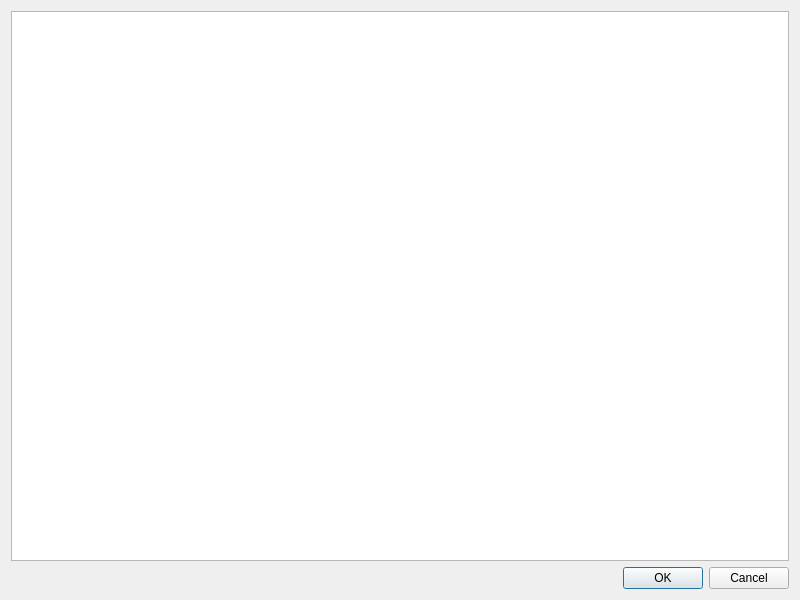
<?xml version="1.0" encoding="UTF-8"?>
<ui version="4.0">
 <class>PickerWidget</class>
 <widget class="QWidget" name="PickerWidget">
  <property name="geometry">
   <rect>
    <x>0</x>
    <y>0</y>
    <width>800</width>
    <height>600</height>
   </rect>
  </property>
  <property name="windowTitle">
   <string>Mossball</string>
  </property>
  <layout class="QVBoxLayout" name="verticalLayout">
   <item>
    <widget class="QTreeWidget" name="treeWidget">
     <property name="uniformRowHeights">
      <bool>true</bool>
     </property>
     <property name="headerHidden">
      <bool>true</bool>
     </property>
     <property name="columnCount">
      <number>2</number>
     </property>
     <property name="topLevelItemCount" stdset="0">
      <number>0</number>
     </property>
     <attribute name="headerVisible">
      <bool>false</bool>
     </attribute>
     <column>
      <property name="text">
       <string notr="true">1</string>
      </property>
     </column>
     <column>
      <property name="text">
       <string notr="true">2</string>
      </property>
     </column>
    </widget>
   </item>
   <item>
    <widget class="QDialogButtonBox" name="buttonBox">
     <property name="orientation">
      <enum>Qt::Orientation::Horizontal</enum>
     </property>
     <property name="standardButtons">
      <set>QDialogButtonBox::StandardButton::Cancel|QDialogButtonBox::StandardButton::Ok</set>
     </property>
     <property name="centerButtons">
      <bool>false</bool>
     </property>
    </widget>
   </item>
  </layout>
 </widget>
 <resources/>
 <connections/>
</ui>
